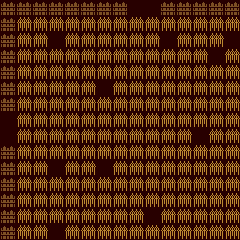

A 2D game scene composited from a Tiled map and its tileset images. What follows is a short description and the map's XML, with every tile layer's data as written:
An orthogonal 15x15 tile map with 16x16 px tiles, 3 tile layers (floor, wall, units).

<map version="1.10" tiledversion="2025.05.05" orientation="orthogonal" renderorder="right-down" width="15" height="15" tilewidth="16" tileheight="16" infinite="0" nextlayerid="5" nextobjectid="1">
 <tileset firstgid="1" source="../../tiles/battle/farm.tsx" />
 <layer id="1" name="floor" width="15" height="15">
  <data encoding="csv">
2,2,2,2,2,2,2,2,2,2,2,2,2,2,2,
2,2,2,2,2,2,2,2,2,2,2,2,2,2,2,
2,2,2,2,2,2,2,2,2,2,2,2,2,2,2,
2,2,2,2,2,2,2,2,2,2,2,2,2,2,2,
2,2,2,2,2,2,2,2,2,2,2,2,2,2,2,
2,2,2,2,2,2,2,2,2,2,2,2,2,2,2,
2,2,2,2,2,2,2,2,2,2,2,2,2,2,2,
2,2,2,2,2,2,2,2,2,2,2,2,2,2,2,
2,2,2,2,2,2,2,2,2,2,2,2,2,2,2,
2,2,2,2,2,2,2,2,2,2,2,2,2,2,2,
2,2,2,2,2,2,2,2,2,2,2,2,2,2,2,
2,2,2,2,2,2,2,2,2,2,2,2,2,2,2,
2,2,2,2,2,2,2,2,2,2,2,2,2,2,2,
2,2,2,2,2,2,2,2,2,2,2,2,2,2,2,
2,2,2,2,2,2,2,2,2,2,2,2,2,2,2
</data>
 </layer>
 <layer id="3" name="wall" width="15" height="15">
  <data encoding="csv">
62,62,62,62,62,62,62,62,0,0,62,62,62,62,62,
62,45,45,45,45,45,45,45,45,45,45,45,45,45,45,
62,45,45,0,45,45,45,45,45,45,0,45,45,45,0,
62,45,45,45,45,45,45,45,45,45,45,45,45,0,45,
62,45,45,45,45,45,45,45,45,45,45,45,45,45,45,
62,45,45,45,45,45,0,45,45,45,45,45,45,45,45,
62,45,45,45,45,45,45,45,45,45,45,45,45,45,45,
0,45,45,45,45,45,45,45,45,45,45,45,45,45,45,
0,45,45,45,45,45,45,45,45,45,45,45,0,45,45,
62,45,45,45,45,45,45,45,45,45,45,45,45,45,45,
62,45,45,0,45,45,0,45,45,45,45,45,45,45,45,
62,45,45,45,45,45,45,45,45,45,45,45,45,45,45,
62,45,45,45,45,45,45,45,45,45,45,45,45,45,45,
62,45,45,45,45,45,45,45,45,0,45,45,45,45,45,
62,45,45,0,45,45,45,45,45,45,45,45,45,45,45
</data>
 </layer>
 <layer id="4" name="units" width="15" height="15">
  <data encoding="csv">
0,0,0,0,0,0,0,0,0,0,0,0,0,0,0,
0,0,0,0,0,0,0,0,0,0,0,0,0,0,0,
0,0,0,0,0,0,0,0,0,0,0,0,0,0,0,
0,0,0,0,0,0,0,0,0,0,0,0,0,0,0,
0,0,0,0,0,0,0,0,0,0,0,0,0,0,0,
0,0,0,0,0,0,0,0,0,0,0,0,0,0,0,
0,0,0,0,0,0,0,0,0,0,0,0,0,0,0,
0,0,0,0,0,0,0,0,0,0,0,0,0,0,0,
0,0,0,0,0,0,0,0,0,0,0,0,0,0,0,
0,0,0,0,0,0,0,0,0,0,0,0,0,0,0,
0,0,0,0,0,0,0,0,0,0,0,0,0,0,0,
0,0,0,0,0,0,0,0,0,0,0,0,0,0,0,
0,0,0,0,0,0,0,0,0,0,0,0,0,0,0,
0,0,0,0,0,0,0,0,0,0,0,0,0,0,0,
0,0,0,0,0,0,0,0,0,0,0,0,0,0,0
</data>
 </layer>
</map>
